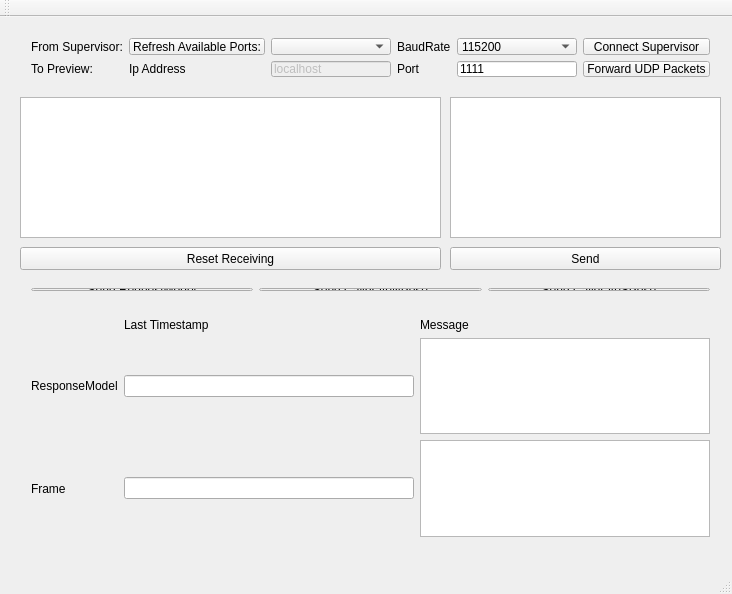
<?xml version="1.0" encoding="UTF-8"?>
<ui version="4.0">
 <class>SerialTesterMainWindow</class>
 <widget class="QMainWindow" name="SerialTesterMainWindow">
  <property name="geometry">
   <rect>
    <x>0</x>
    <y>0</y>
    <width>732</width>
    <height>594</height>
   </rect>
  </property>
  <property name="windowTitle">
   <string>Gamenastix Preview Receiver (C) DiscoWTMH </string>
  </property>
  <widget class="QWidget" name="centralWidget">
   <widget class="QTextEdit" name="receivingTextEdit">
    <property name="geometry">
     <rect>
      <x>20</x>
      <y>80</y>
      <width>421</width>
      <height>141</height>
     </rect>
    </property>
   </widget>
   <widget class="QTextEdit" name="sendingTextEdit">
    <property name="geometry">
     <rect>
      <x>450</x>
      <y>80</y>
      <width>271</width>
      <height>141</height>
     </rect>
    </property>
   </widget>
   <widget class="QPushButton" name="resetReceivingButton">
    <property name="geometry">
     <rect>
      <x>20</x>
      <y>230</y>
      <width>421</width>
      <height>23</height>
     </rect>
    </property>
    <property name="text">
     <string>Reset Receiving</string>
    </property>
   </widget>
   <widget class="QPushButton" name="sendButton">
    <property name="geometry">
     <rect>
      <x>450</x>
      <y>230</y>
      <width>271</width>
      <height>23</height>
     </rect>
    </property>
    <property name="text">
     <string>Send</string>
    </property>
   </widget>
   <widget class="QWidget" name="gridLayoutWidget">
    <property name="geometry">
     <rect>
      <x>20</x>
      <y>260</y>
      <width>701</width>
      <height>25</height>
     </rect>
    </property>
    <layout class="QGridLayout" name="gridLayout">
     <item row="0" column="0">
      <widget class="QPushButton" name="sendRequestModelMessageButton">
       <property name="text">
        <string>Send RequestModel</string>
       </property>
      </widget>
     </item>
     <item row="0" column="1">
      <widget class="QPushButton" name="sendCalibrateNPoseMessageButton">
       <property name="text">
        <string>Send CalibrateNPose</string>
       </property>
      </widget>
     </item>
     <item row="0" column="2">
      <widget class="QPushButton" name="sendCalibrateSPoseMessageButton">
       <property name="text">
        <string>Send CalibrateSPose</string>
       </property>
      </widget>
     </item>
    </layout>
   </widget>
   <widget class="QWidget" name="gridLayoutWidget_2">
    <property name="geometry">
     <rect>
      <x>20</x>
      <y>290</y>
      <width>701</width>
      <height>241</height>
     </rect>
    </property>
    <layout class="QGridLayout" name="gridLayout_2">
     <item row="1" column="1">
      <widget class="QLineEdit" name="responseModelTimestamp"/>
     </item>
     <item row="0" column="1">
      <widget class="QLabel" name="label">
       <property name="text">
        <string>Last Timestamp</string>
       </property>
      </widget>
     </item>
     <item row="2" column="1">
      <widget class="QLineEdit" name="frameTimestamp"/>
     </item>
     <item row="2" column="2">
      <widget class="QTextEdit" name="frameMessage"/>
     </item>
     <item row="0" column="2">
      <widget class="QLabel" name="label_2">
       <property name="text">
        <string>Message</string>
       </property>
      </widget>
     </item>
     <item row="1" column="2">
      <widget class="QTextEdit" name="responseModelMessage"/>
     </item>
     <item row="1" column="0">
      <widget class="QLabel" name="label_3">
       <property name="text">
        <string>ResponseModel</string>
       </property>
      </widget>
     </item>
     <item row="2" column="0">
      <widget class="QLabel" name="label_4">
       <property name="text">
        <string>Frame</string>
       </property>
      </widget>
     </item>
    </layout>
   </widget>
   <widget class="QWidget" name="gridLayoutWidget_4">
    <property name="geometry">
     <rect>
      <x>20</x>
      <y>10</y>
      <width>701</width>
      <height>61</height>
     </rect>
    </property>
    <layout class="QGridLayout" name="gridLayout_3">
     <item row="1" column="2">
      <widget class="QLineEdit" name="previewHost">
       <property name="enabled">
        <bool>false</bool>
       </property>
       <property name="text">
        <string>localhost</string>
       </property>
      </widget>
     </item>
     <item row="1" column="4">
      <widget class="QLineEdit" name="previewPort">
       <property name="text">
        <string>1111</string>
       </property>
      </widget>
     </item>
     <item row="0" column="0">
      <widget class="QLabel" name="label_5">
       <property name="text">
        <string>From Supervisor:</string>
       </property>
      </widget>
     </item>
     <item row="0" column="1">
      <widget class="QPushButton" name="refreshAvailablePortsButton_FromSupervisor">
       <property name="text">
        <string>Refresh Available Ports:</string>
       </property>
      </widget>
     </item>
     <item row="0" column="2">
      <widget class="QComboBox" name="availablePortsComboBox_FromSupervisor"/>
     </item>
     <item row="1" column="0">
      <widget class="QLabel" name="label_6">
       <property name="text">
        <string>To Preview:</string>
       </property>
      </widget>
     </item>
     <item row="0" column="4">
      <widget class="QComboBox" name="baudRateComboBox_FromSupervisor">
       <property name="currentText">
        <string>115200</string>
       </property>
       <item>
        <property name="text">
         <string>115200</string>
        </property>
       </item>
      </widget>
     </item>
     <item row="0" column="5">
      <widget class="QPushButton" name="connectButton_FromSupervisor">
       <property name="text">
        <string>Connect Supervisor</string>
       </property>
      </widget>
     </item>
     <item row="1" column="5">
      <widget class="QPushButton" name="connectButton_ToPreview">
       <property name="text">
        <string>Forward UDP Packets</string>
       </property>
      </widget>
     </item>
     <item row="0" column="3">
      <widget class="QLabel" name="label_7">
       <property name="text">
        <string>BaudRate</string>
       </property>
      </widget>
     </item>
     <item row="1" column="3">
      <widget class="QLabel" name="label_8">
       <property name="text">
        <string>Port</string>
       </property>
      </widget>
     </item>
     <item row="1" column="1">
      <widget class="QLabel" name="label_9">
       <property name="text">
        <string>Ip Address</string>
       </property>
      </widget>
     </item>
    </layout>
   </widget>
  </widget>
  <widget class="QMenuBar" name="menuBar">
   <property name="geometry">
    <rect>
     <x>0</x>
     <y>0</y>
     <width>732</width>
     <height>20</height>
    </rect>
   </property>
  </widget>
  <widget class="QToolBar" name="mainToolBar">
   <attribute name="toolBarArea">
    <enum>TopToolBarArea</enum>
   </attribute>
   <attribute name="toolBarBreak">
    <bool>false</bool>
   </attribute>
  </widget>
  <widget class="QStatusBar" name="statusBar"/>
 </widget>
 <layoutdefault spacing="6" margin="11"/>
 <resources/>
 <connections/>
</ui>
